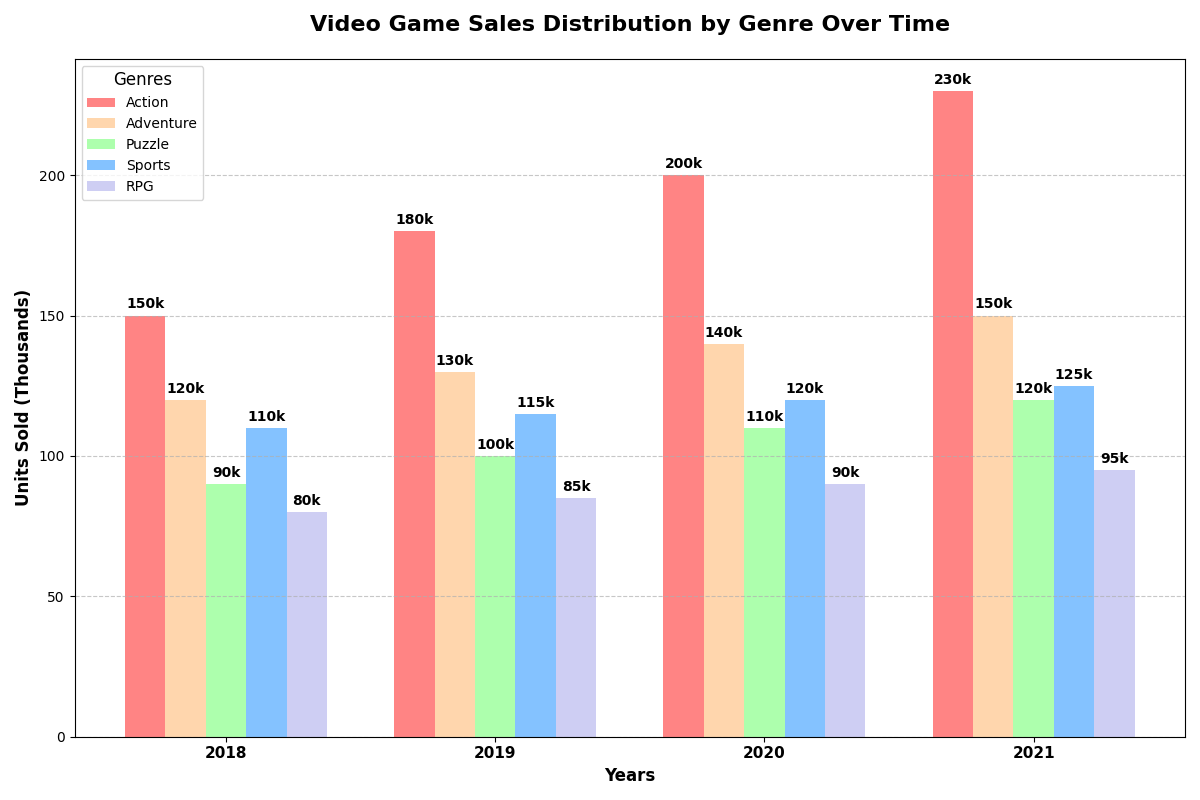

Here is the Python script that generated this plot:
import matplotlib.pyplot as plt
import numpy as np

# Backstory: Game Development Studio - Distribution of Genres Sold Over Different Years

# Data preparation
years = ['2018', '2019', '2020', '2021']
genres = ['Action', 'Adventure', 'Puzzle', 'Sports', 'RPG']

# Units sold (in thousands) for each genre over the years
units_sold = {
    'Action': [150, 180, 200, 230],
    'Adventure': [120, 130, 140, 150],
    'Puzzle': [90, 100, 110, 120],
    'Sports': [110, 115, 120, 125],
    'RPG': [80, 85, 90, 95]
}

# Colors for each genre
colors = ['#ff6666', '#ffcc99', '#99ff99', '#66b3ff', '#c2c2f0']

# Initialize the plot with two subplots
fig, ax1 = plt.subplots(figsize=(12, 8))

# Define positions for the bars for each year
bar_width = 0.15
index = np.arange(len(years))

# Plot each genre's units sold as a group bar plot
for i, (genre, values) in enumerate(units_sold.items()):
    ax1.bar(index + i * bar_width, values, bar_width, label=genre, color=colors[i], alpha=0.8)

# Add annotations
for i, (genre, values) in enumerate(units_sold.items()):
    for j, value in enumerate(values):
        ax1.annotate(f'{value}k',
                     xy=(index[j] + i * bar_width, value),
                     xytext=(0, 3),
                     textcoords="offset points",
                     ha='center', va='bottom', fontsize=10, fontweight='bold')

# Set labels and title
ax1.set_xlabel('Years', fontsize=12, weight='bold')
ax1.set_ylabel('Units Sold (Thousands)', fontsize=12, weight='bold')
ax1.set_title('Video Game Sales Distribution by Genre Over Time', fontsize=16, weight='bold', pad=20)
ax1.set_xticks(index + 2 * bar_width)
ax1.set_xticklabels(years, fontsize=11, weight='bold')
ax1.legend(title='Genres', fontsize=10, title_fontsize='12', loc='upper left')

# Add grid for better readability
ax1.grid(axis='y', linestyle='--', alpha=0.7)

# Adjust layout for better fit and readability
plt.tight_layout()

# Show plot
plt.show()
